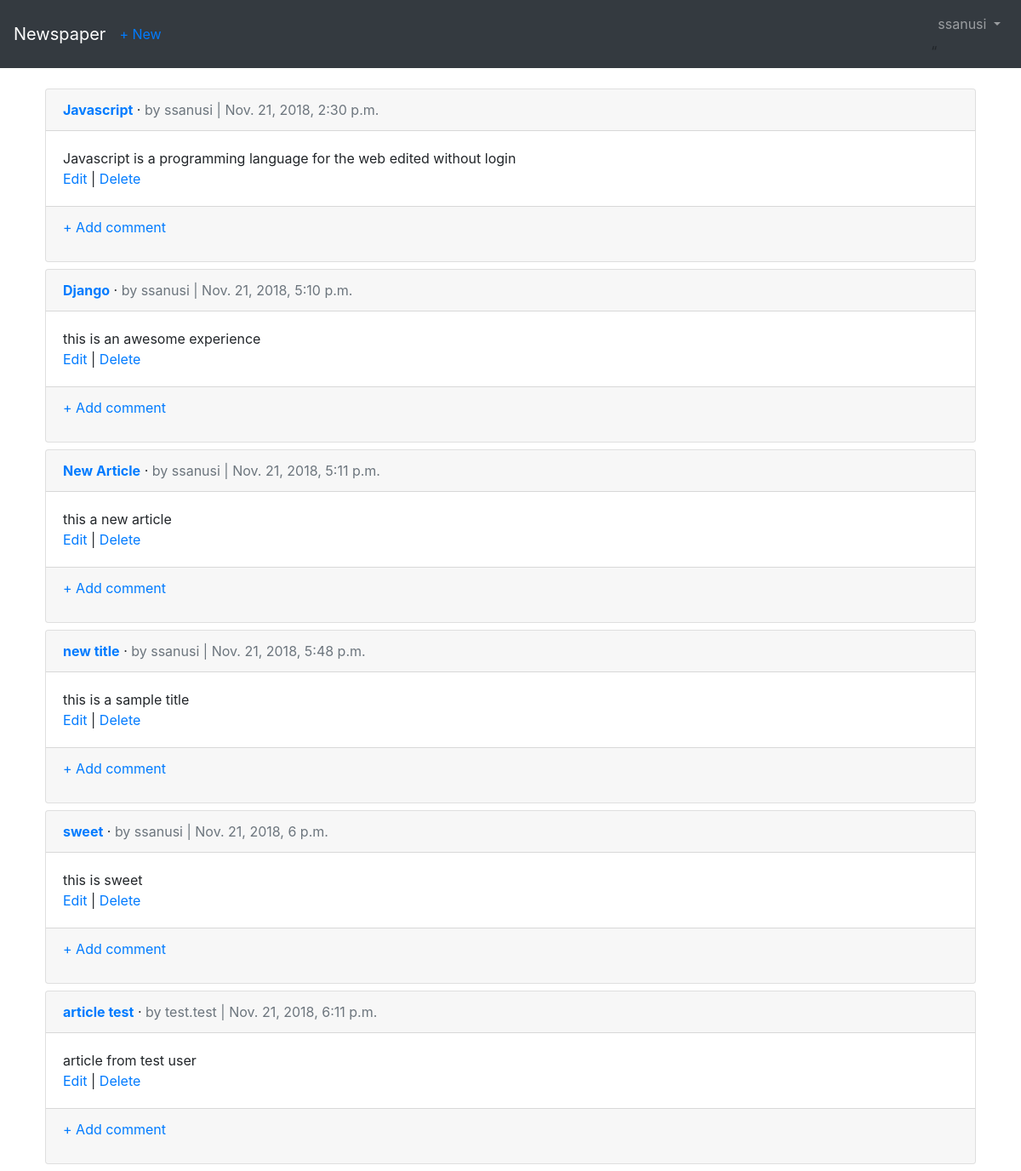
/articles/ (signed in), run on an earlier commit of the app's database.
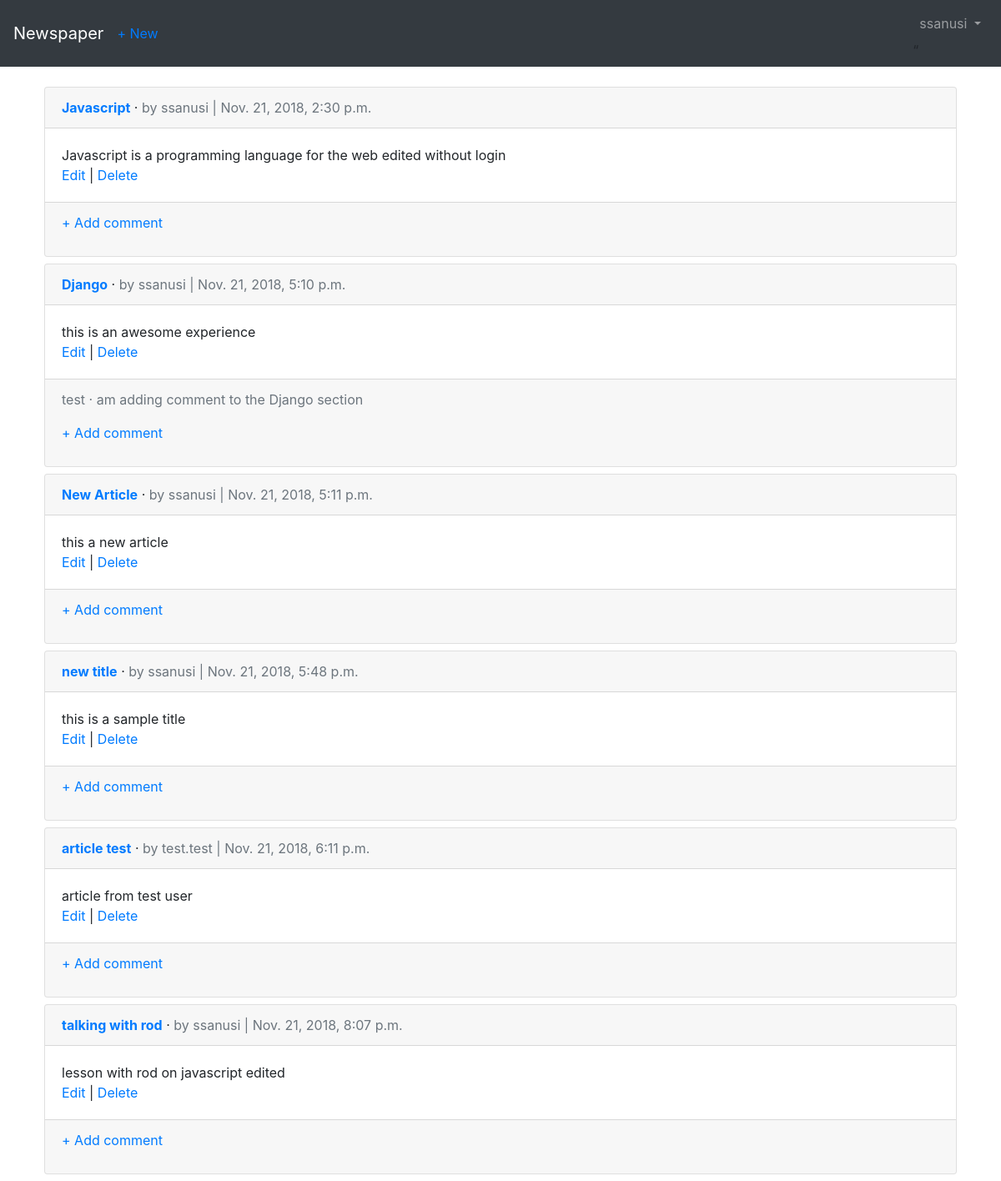
And on a later commit of the database.
### articles/models.py (models this page shows, shortened)
class Article(models.Model):
    title = models.CharField(max_length=255)
    body = models.TextField()
    date = models.DateTimeField(auto_now_add = True)
    author = models.ForeignKey(get_user_model(), on_delete=models.CASCADE,)

class Comment(models.Model):
    article = models.ForeignKey(Article, on_delete=models.CASCADE, related_name='comments')
    comment = models.CharField(max_length=140)
    author = models.ForeignKey(get_user_model(), on_delete=models.CASCADE )
    def __str__(self):
        return self.comment

### users/models.py (models this page shows)
class CustomUser(AbstractUser):
    age = models.PositiveIntegerField(null=True,blank=True)

### articles/views.py (the view)
# urls.py: path('', ArticleListView.as_view(), name='article_list')
class ArticleListView(LoginRequiredMixin,ListView):
    model = Article
    template_name = 'article_list.html'
    login_url = 'login'

### templates/article_list.html (shortened to what this page needs)
{% extends "base.html" %}
{% block content %}
    {% for article in object_list %}
        <div class='card m-2'>
            <div class="card-header">
                <a href="{% url 'article_detail' article.pk %}"><span class="font-weight-bold">{{ article.title }}</span></a> &middot;
                <span class="text-muted">by {{ article.author }} | {{ article.date }}</span>
            </div>
            <div class="card-body">
                {{article.body}}
                <div>
                    <a href="{% url 'article_edit' article.pk %}">Edit</a> | <a href="{% url 'article_delete' article.pk %}">Delete</a>
                </div>
            </div>
            <div class="card-footer text-muted">
            {% for comment in article.comments.all %}
                <p><span class="font-weigth-bold">{{ comment.author }} &middot; </span>{{ comment }}</p>
            {% endfor %}
            <p><a href="">+ Add comment</a></p>
            </div>
        </div>
    {% endfor %}
{% endblock content %}

What changed in the data, as far as the page shows it:
removed Article: title "sweet", author "ssanusi", date "Nov. 21, 2018, 6 p.m.", body "this is sweet"
added Comment: author "test", comment "am adding comment to the Django section", shown under Article "Django"
added Article: title "talking with rod", author "ssanusi", date "Nov. 21, 2018, 8:07 p.m.", body "lesson with rod on javascript edited"
